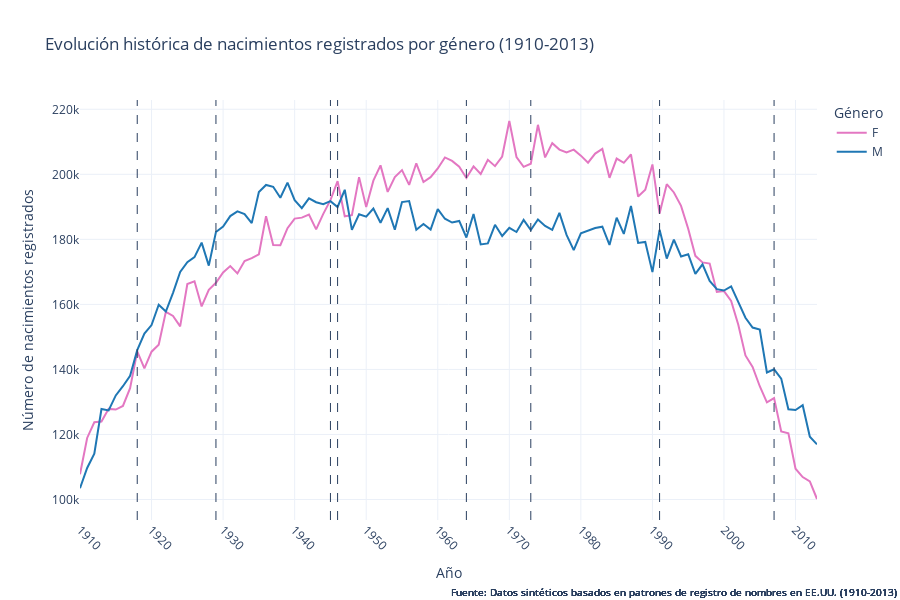

Here is the notebook cell this chart was saved with:
### Markdown cell above
### 3.1 Tendencias Históricas de Nombres por Género (1910-2013)

Esta visualización muestra la evolución en el número de bebés registrados por género a lo largo del tiempo. Nos permite observar cambios demográficos importantes, patrones generacionales y posibles influencias de eventos históricos en las tasas de natalidad.

### Code cell
# Agregar datos por género y año
gender_year_counts = names_df.groupby(['year', 'gender'])['count'].sum().reset_index()

# Crear la figura con Plotly para mejor interactividad
fig = px.line(gender_year_counts, x="year", y="count", color="gender", 
              color_discrete_map={"M": "#1f77b4", "F": "#e377c2"},
              labels={"count": "Número de nacimientos registrados", 
                      "year": "Año", 
                      "gender": "Género"},
              title="Evolución histórica de nacimientos registrados por género (1910-2013)")

# Agregar eventos históricos relevantes como anotaciones
historical_events = [
    {"year": 1918, "event": "Fin de la Primera Guerra Mundial", "y": gender_year_counts[gender_year_counts.year == 1918]['count'].max() + 200000},
    {"year": 1929, "event": "Gran Depresión", "y": gender_year_counts[gender_year_counts.year == 1929]['count'].max() + 200000},
    {"year": 1945, "event": "Fin de la Segunda Guerra Mundial", "y": gender_year_counts[gender_year_counts.year == 1945]['count'].max() + 200000},
    {"year": 1946, "event": "Inicio del Baby Boom", "y": gender_year_counts[gender_year_counts.year == 1946]['count'].max() + 200000},
    {"year": 1964, "event": "Fin del Baby Boom", "y": gender_year_counts[gender_year_counts.year == 1964]['count'].max() + 200000},
    {"year": 1973, "event": "Crisis del petróleo", "y": gender_year_counts[gender_year_counts.year == 1973]['count'].max() + 200000},
    {"year": 1991, "event": "Fin de la Guerra Fría", "y": gender_year_counts[gender_year_counts.year == 1991]['count'].max() + 200000},
    {"year": 2007, "event": "Inicio de la Gran Recesión", "y": gender_year_counts[gender_year_counts.year == 2007]['count'].max() + 200000},
]

# Añadir líneas verticales para eventos importantes
for event in historical_events:
    fig.add_vline(x=event["year"], line_dash="dash", line_width=1, 
                  annotation_text=event["event"], 
                  annotation_position="top right")

# Mejorar el diseño
fig.update_layout(
    height=600,
    legend_title_text="Género",
    hovermode="x unified",
    template="plotly_white",
    font=dict(size=12),
    xaxis=dict(
        tickmode='linear',
        dtick=10,  # Tick cada 10 años
        tickangle=45
    ),
    annotations=[
        dict(
            x=0.5,
            y=-0.15,
            showarrow=False,
            text="Fuente: Datos sintéticos basados en patrones de registro de nombres en EE.UU. (1910-2013)",
            xref="paper",
            yref="paper",
            font=dict(size=10)
        )
    ]
)

# Mostrar el gráfico
fig.show()

# Agregar explicación detallada
historical_analysis = """
#### 📈 Análisis de Tendencias Históricas:

Este gráfico nos permite observar varias tendencias demográficas cruciales:

1. **Baby Boom (1946-1964)**: Se observa claramente un incremento sustancial en los nacimientos tras la Segunda Guerra Mundial, conocido como el "Baby Boom". Las familias, tras años de incertidumbre durante la guerra, experimentaron estabilidad económica y optimismo social, lo que llevó a un aumento significativo en la tasa de natalidad.

2. **Depresión Post-Primera Guerra Mundial**: Hay una disminución notable en los nacimientos durante los años siguientes a la Primera Guerra Mundial y la pandemia de gripe española de 1918, reflejando la inestabilidad económica y social de ese período.

3. **Impacto de la Gran Depresión**: Los años 30 muestran una reducción en la tasa de natalidad, coincidiendo con las dificultades económicas de la Gran Depresión, cuando muchas familias postergaron tener hijos debido a la incertidumbre financiera.

4. **Declive Post-Baby Boom**: Desde mediados de los 60, se observa un descenso gradual en la tasa de natalidad, coincidiendo con la popularización de métodos anticonceptivos, mayor participación femenina en la fuerza laboral y cambios en los valores sociales.

5. **Repunte generacional**: En las décadas de 1980 y 1990, se observa un pequeño repunte cuando los "baby boomers" empezaron a tener sus propios hijos.

6. **Tendencias de género**: Históricamente, nacen ligeramente más niños que niñas, lo que es consistente con patrones biológicos globales. Sin embargo, esta diferencia ha variado a lo largo del tiempo.

7. **Impacto de recesiones económicas**: Las crisis económicas como la recesión de principios de 1980, la burbuja puntocom de 2000 y la Gran Recesión de 2008 coinciden con reducciones en la tasa de natalidad.

Estos patrones reflejan cómo los eventos históricos, económicos y sociales influyen directamente en las decisiones familiares y las tasas de natalidad.
"""
print(historical_analysis)

### Figure 1 — Plotly figure (JSON) as saved in the notebook; plotly's stock layout.template omitted (floating-point values rounded to 4 significant figures)
{"data": [{"hovertemplate": "Género=F<br>Año=%{x}<br>Número de nacimientos registrados=%{y}<extra></extra>", "legendgroup": "F", "line": {"color": "#e377c2", "dash": "solid"}, "marker": {"symbol": "circle"}, "mode": "lines", "name": "F", "orientation": "v", "showlegend": true, "type": "scatter", "x": [1910, 1911, 1912, 1913, 1914, 1915, 1916, 1917, 1918, 1919, 1920, 1921, 1922, 1923, 1924, 1925, 1926, 1927, 1928, 1929, 1930, 1931, 1932, 1933, 1934, 1935, 1936, 1937, 1938, 1939, 1940, 1941, 1942, 1943, 1944, 1945, 1946, 1947, 1948, 1949, 1950, 1951, 1952, 1953, 1954, 1955, 1956, 1957, 1958, 1959, 1960, 1961, 1962, 1963, 1964, 1965, 1966, 1967, 1968, 1969, 1970, 1971, 1972, 1973, 1974, 1975, 1976, 1977, 1978, 1979, 1980, 1981, 1982, 1983, 1984, 1985, 1986, 1987, 1988, 1989, 1990, 1991, 1992, 1993, 1994, 1995, 1996, 1997, 1998, 1999, 2000, 2001, 2002, 2003, 2004, 2005, 2006, 2007, 2008, 2009, 2010, 2011, 2012, 2013], "xaxis": "x", "y": [107774, 118924, 123734, 123951, 127863, 127658, 128765, 134216, 145522, 140317, 145455, 147605, 157714, 156450, 153249, 166259, 167125, 159361, 164485, 166638, 169813, 171789, 169535, 173329, 174207, 175377, 187092, 178274, 178204, 183454, 186392, 186680, 187608, 183058, 187835, 192048, 197884, 187107, 187448, 199141, 189943, 198042, 202754, 194602, 199166, 201299, 196752, 203393, 197641, 199119, 201809, 205189, 204111, 202342, 198875, 202431, 200092, 204455, 202521, 205470, 216402, 205316, 202311, 203264, 215228, 205201, 209583, 207605, 206716, 207591, 205753, 203583, 206372, 207816, 198924, 204856, 203550, 206102, 193181, 195276, 203048, 187945, 196980, 194420, 190309, 183287, 174926, 172917, 172564, 163806, 164093, 161057, 153765, 144298, 140770, 134824, 129867, 131197, 120944, 120364, 109444, 106897, 105529, 100145], "yaxis": "y"}, {"hovertemplate": "Género=M<br>Año=%{x}<br>Número de nacimientos registrados=%{y}<extra></extra>", "legendgroup": "M", "line": {"color": "#1f77b4", "dash": "solid"}, "marker": {"symbol": "circle"}, "mode": "lines", "name": "M", "orientation": "v", "showlegend": true, "type": "scatter", "x": [1910, 1911, 1912, 1913, 1914, 1915, 1916, 1917, 1918, 1919, 1920, 1921, 1922, 1923, 1924, 1925, 1926, 1927, 1928, 1929, 1930, 1931, 1932, 1933, 1934, 1935, 1936, 1937, 1938, 1939, 1940, 1941, 1942, 1943, 1944, 1945, 1946, 1947, 1948, 1949, 1950, 1951, 1952, 1953, 1954, 1955, 1956, 1957, 1958, 1959, 1960, 1961, 1962, 1963, 1964, 1965, 1966, 1967, 1968, 1969, 1970, 1971, 1972, 1973, 1974, 1975, 1976, 1977, 1978, 1979, 1980, 1981, 1982, 1983, 1984, 1985, 1986, 1987, 1988, 1989, 1990, 1991, 1992, 1993, 1994, 1995, 1996, 1997, 1998, 1999, 2000, 2001, 2002, 2003, 2004, 2005, 2006, 2007, 2008, 2009, 2010, 2011, 2012, 2013], "xaxis": "x", "y": [103448, 109692, 114102, 127827, 127393, 132001, 134833, 138015, 145937, 151030, 153647, 159904, 157797, 163545, 169981, 172967, 174522, 179009, 171921, 182271, 183956, 187164, 188594, 187797, 184985, 194563, 196739, 196173, 192796, 197448, 192066, 189591, 192601, 191421, 190843, 191758, 189953, 195243, 182898, 187715, 186975, 189453, 185126, 189602, 182958, 191473, 191787, 182928, 184735, 182996, 189293, 186338, 185169, 185659, 180579, 187781, 178448, 178761, 184481, 181029, 183531, 182260, 185987, 182863, 186118, 184131, 182949, 188151, 181362, 176675, 181865, 182753, 183474, 183900, 178281, 186671, 181668, 190248, 178888, 179198, 169920, 182937, 174099, 179902, 174748, 175432, 169361, 172314, 167213, 164686, 164262, 165551, 160484, 155893, 152888, 152247, 139071, 140045, 137177, 127719, 127511, 129003, 119313, 116954], "yaxis": "y"}], "layout": {"annotations": [{"font": {"size": 10}, "showarrow": false, "text": "Fuente: Datos sintéticos basados en patrones de registro de nombres en EE.UU. (1910-2013)", "x": 0.5, "xanchor": "left", "xref": "paper", "y": -0.15, "yanchor": "top", "yref": "paper"}, {"font": {"size": 10}, "showarrow": false, "text": "Fuente: Datos sintéticos basados en patrones de registro de nombres en EE.UU. (1910-2013)", "x": 0.5, "xanchor": "left", "xref": "paper", "y": -0.15, "yanchor": "top", "yref": "paper"}, {"font": {"size": 10}, "showarrow": false, "text": "Fuente: Datos sintéticos basados en patrones de registro de nombres en EE.UU. (1910-2013)", "x": 0.5, "xanchor": "left", "xref": "paper", "y": -0.15, "yanchor": "top", "yref": "paper"}, {"font": {"size": 10}, "showarrow": false, "text": "Fuente: Datos sintéticos basados en patrones de registro de nombres en EE.UU. (1910-2013)", "x": 0.5, "xanchor": "left", "xref": "paper", "y": -0.15, "yanchor": "top", "yref": "paper"}, {"font": {"size": 10}, "showarrow": false, "text": "Fuente: Datos sintéticos basados en patrones de registro de nombres en EE.UU. (1910-2013)", "x": 0.5, "xanchor": "left", "xref": "paper", "y": -0.15, "yanchor": "top", "yref": "paper"}, {"font": {"size": 10}, "showarrow": false, "text": "Fuente: Datos sintéticos basados en patrones de registro de nombres en EE.UU. (1910-2013)", "x": 0.5, "xanchor": "left", "xref": "paper", "y": -0.15, "yanchor": "top", "yref": "paper"}, {"font": {"size": 10}, "showarrow": false, "text": "Fuente: Datos sintéticos basados en patrones de registro de nombres en EE.UU. (1910-2013)", "x": 0.5, "xanchor": "left", "xref": "paper", "y": -0.15, "yanchor": "top", "yref": "paper"}, {"font": {"size": 10}, "showarrow": false, "text": "Fuente: Datos sintéticos basados en patrones de registro de nombres en EE.UU. (1910-2013)", "x": 0.5, "xanchor": "left", "xref": "paper", "y": -0.15, "yanchor": "top", "yref": "paper"}], "font": {"size": 12}, "height": 600, "hovermode": "x unified", "legend": {"title": {"text": "Género"}, "tracegroupgap": 0}, "shapes": [{"line": {"dash": "dash", "width": 1}, "type": "line", "x0": 1918, "x1": 1918, "xref": "x", "y0": 0, "y1": 1, "yref": "y domain"}, {"line": {"dash": "dash", "width": 1}, "type": "line", "x0": 1929, "x1": 1929, "xref": "x", "y0": 0, "y1": 1, "yref": "y domain"}, {"line": {"dash": "dash", "width": 1}, "type": "line", "x0": 1945, "x1": 1945, "xref": "x", "y0": 0, "y1": 1, "yref": "y domain"}, {"line": {"dash": "dash", "width": 1}, "type": "line", "x0": 1946, "x1": 1946, "xref": "x", "y0": 0, "y1": 1, "yref": "y domain"}, {"line": {"dash": "dash", "width": 1}, "type": "line", "x0": 1964, "x1": 1964, "xref": "x", "y0": 0, "y1": 1, "yref": "y domain"}, {"line": {"dash": "dash", "width": 1}, "type": "line", "x0": 1973, "x1": 1973, "xref": "x", "y0": 0, "y1": 1, "yref": "y domain"}, {"line": {"dash": "dash", "width": 1}, "type": "line", "x0": 1991, "x1": 1991, "xref": "x", "y0": 0, "y1": 1, "yref": "y domain"}, {"line": {"dash": "dash", "width": 1}, "type": "line", "x0": 2007, "x1": 2007, "xref": "x", "y0": 0, "y1": 1, "yref": "y domain"}], "title": {"text": "Evolución histórica de nacimientos registrados por género (1910-2013)"}, "xaxis": {"anchor": "y", "domain": [0, 1], "dtick": 10, "tickangle": 45, "tickmode": "linear", "title": {"text": "Año"}}, "yaxis": {"anchor": "x", "domain": [0, 1], "title": {"text": "Número de nacimientos registrados"}}}}
